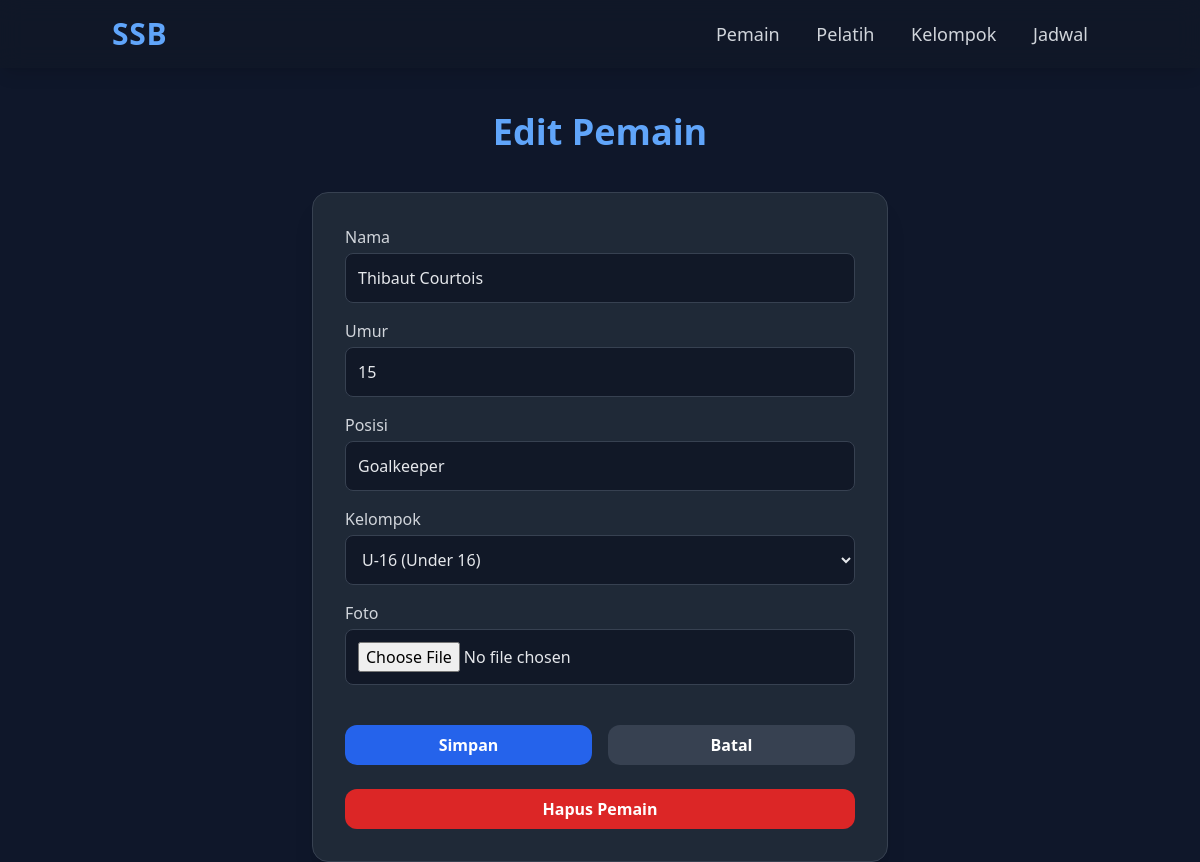
The app's page /players/5/edit/ with its own data.
### academy/models.py (models this page shows, shortened)
class Player(models.Model):
    STATUS_PENDING = 'pending'
    STATUS_APPROVED = 'approved'
    STATUS_REJECTED = 'rejected'
    STATUS_CHOICES = [
        (STATUS_PENDING, 'Pending'),
        (STATUS_APPROVED, 'Approved'),
        (STATUS_REJECTED, 'Rejected'),
    ]
    user = models.OneToOneField(User, on_delete=models.CASCADE, related_name='player')
    name = models.CharField(max_length=100, blank=True, null=True)
    age = models.IntegerField(blank=True, null=True)
    position = models.CharField(max_length=50, blank=True, null=True)
    photo = models.ImageField(upload_to='players/', blank=True, null=True)
    group = models.ForeignKey(Group, on_delete=models.SET_NULL, null=True, blank=True)
    status = models.CharField(max_length=10, choices=STATUS_CHOICES, default=STATUS_PENDING)
    registered_at = models.DateTimeField(auto_now_add=True)
    approved_at = models.DateTimeField(null=True, blank=True)
    approved_by = models.ForeignKey(User, null=True, blank=True, on_delete=models.SET_NULL, related_name='approved_players')

class Group(models.Model):
    name = models.CharField(max_length=50)
    coach = models.ForeignKey(Coach, on_delete=models.SET_NULL, null=True)

### academy/views.py (the view, shortened to what this page needs)
# urls.py: path('players/<int:pk>/edit/', views.player_edit, name='player_edit'),
def player_edit(request, pk):
    player = get_object_or_404(Player, pk=pk)
    groups = Group.objects.all()
    return render(request, 'academy/player_form.html', {
        'player': player,
        'groups': groups,
        'title': 'Edit Pemain'
    })

### academy/templates/academy/player_form.html (shortened to what this page needs)
{% extends "academy/base.html" %}
{% load static %}
{% block content %}
<h1 class="text-4xl font-bold text-blue-400 mb-10 text-center">{{ title }}</h1>
<div class="max-w-xl mx-auto bg-gray-800 p-8 rounded-2xl shadow-xl border border-gray-700">
    <form method="post" enctype="multipart/form-data">
        <label class="text-gray-300 font-medium">Nama</label>
        <input type="text" name="name"
            class="w-full bg-gray-900 border border-gray-700 rounded-lg p-3 text-gray-200 mt-1 mb-4"
            value="{{ player.name|default:'' }}">
        <label class="text-gray-300 font-medium">Umur</label>
        <input type="number" name="age"
            class="w-full bg-gray-900 border border-gray-700 rounded-lg p-3 text-gray-200 mt-1 mb-4"
            value="{{ player.age|default:'' }}">
        <label class="text-gray-300 font-medium">Posisi</label>
        <input type="text" name="position"
            class="w-full bg-gray-900 border border-gray-700 rounded-lg p-3 text-gray-200 mt-1 mb-4"
            value="{{ player.position|default:'' }}">
        <label class="text-gray-300 font-medium">Kelompok</label>
        <select name="group" class="w-full bg-gray-900 border border-gray-700 rounded-lg p-3 text-gray-200 mt-1 mb-4">
            {% for g in groups %}
            <option value="{{ g.id }}" {% if player and player.group_id == g.id %}selected{% endif %}>
                {{ g.name }}
            </option>
            {% endfor %}
        </select>
        <label class="text-gray-300 font-medium">Foto</label>
        <input type="file" name="photo"
            class="w-full bg-gray-900 border border-gray-700 rounded-lg p-3 mt-1 mb-4 text-gray-200">
        <div class="flex space-x-4 mt-6">
            <button type="submit"
                class="w-full bg-blue-600 hover:bg-blue-500 text-white font-semibold py-2 px-4 rounded-xl">
                Simpan
            </button>
            <a href="{% url 'player_list' %}"
                class="w-full bg-gray-700 hover:bg-gray-600 text-white font-semibold py-2 px-4 rounded-xl text-center">
                Batal
            </a>
        </div>
        {% if player %}
        <div class="mt-6">
            <form action="/players/{{ player.id }}/delete/" method="post"
                onsubmit="return confirm('Yakin ingin menghapus pemain ini?');">
                <button type="submit"
                    class="w-full bg-red-600 hover:bg-red-500 text-white font-semibold py-2 px-4 rounded-xl">
                    Hapus Pemain
                </button>
            </form>
        </div>
        {% endif %}
    </form>
</div>
{% endblock %}

### academy/templates/academy/base.html (style rules this page uses)
body { background: #0f172a; }

### records on screen
Player: name "Thibaut Courtois", age "15", position "Goalkeeper", group "U-16 (Under 16)"

### other values on screen
{{ title }} "Edit Pemain"
